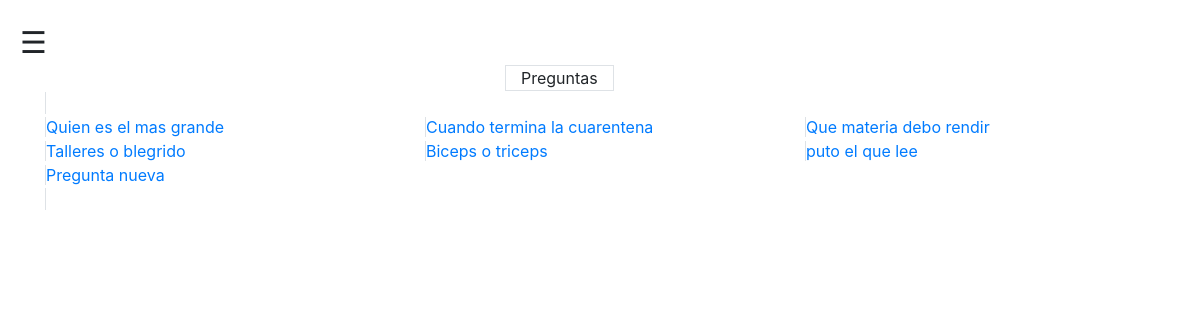
The page /encuestas/ on the database its author committed.
### encuestas/models.py (models this page shows, shortened)
class Question(models.Model):
	question_text = models.CharField(max_length=200)
	pub_date = models.DateTimeField('fecha publicado')

### encuestas/views.py (the view)
# urls.py: path('', views.index, name='index'),
def index(request):
	question_list = Question.objects.all()
	latest_question_list = Question.objects.order_by('-pub_date')[:5]
	template = loader.get_template('encuestas/index.html')
	context = { 'latest_question_list' : question_list}
	return render (request, 'encuestas/index.html',context)

### encuestas/templates/encuestas/index.html
{% extends 'encuestas/base.html' %}
{% block content %}
  	<div class="container">
  		<div class="row">
  			<div class="col-md-5"></div>
  			<span class="border">
  				<div class="col-md-2">Preguntas</div>
			</span>
  			<div class="col-md-5"></div>
  		</div>
	    {% if latest_question_list %}
	    	<span class="border">
		    	<div class="row">
				{% for question in latest_question_list %}
						<div class="col-sm-4">
							<span class="border-left">
								<a href="{% url 'encuesta:form' question.id %}">{{ question.question_text }}</a>
							</span>
						</div>
				{% endfor %}
				</div>
			</span>
		{% else %}
			<p> No hay encuestas disponibles </p>
		{% endif %}
	</div>
{% endblock content %}

### rows shown on the page
Question: question_text "Quien es el mas grande"
Question: question_text "Cuando termina la cuarentena"
Question: question_text "Que materia debo rendir"
Question: question_text "Talleres o blegrido"
Question: question_text "Biceps o triceps"
Question: question_text "puto el que lee"
Question: question_text "Pregunta nueva"
